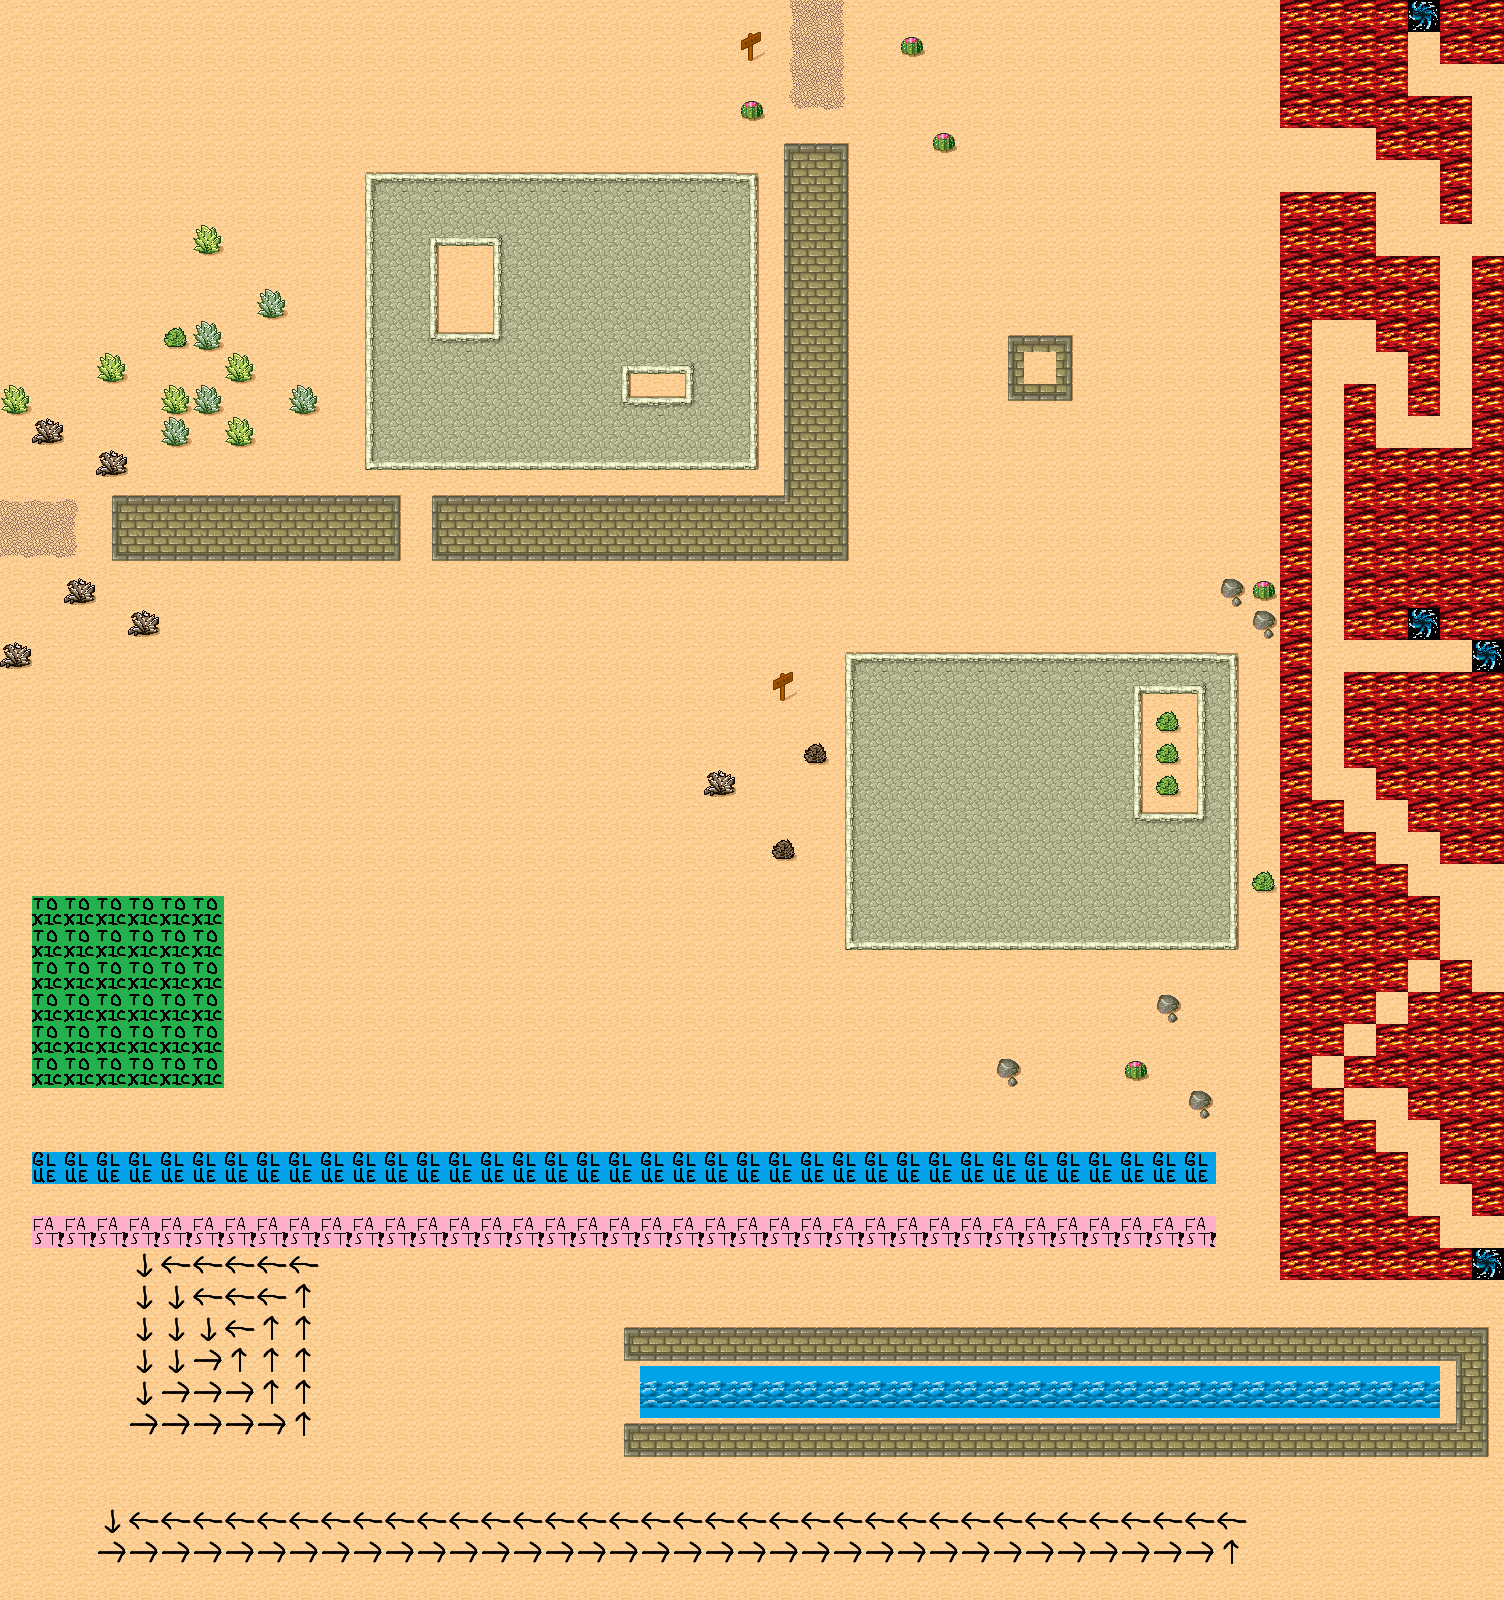

The image is a tile-based game level rendered from a .tmx file. Its description and source (layers, tilesets, objects; grid data summarised) follow:
An orthogonal 47x50 tile map with 32x32 px tiles, 2 tile layers (Ground, Affects) and 5 objects (THERE, HI).

<map version="1.0" orientation="orthogonal" renderorder="right-down" width="47" height="50" tilewidth="32" tileheight="32" nextobjectid="6">
 <tileset firstgid="1" name="Desert" tilewidth="32" tileheight="32" spacing="1" margin="1" tilecount="64" columns="8">
  <image source="tmw_desert_spacing.png" width="265" height="265" />
  <tile id="0">
   <properties>
    <property name="obstacle" value="1" />
   </properties>
  </tile>
  <tile id="1">
   <properties>
    <property name="obstacle" value="1" />
   </properties>
  </tile>
  <tile id="2">
   <properties>
    <property name="obstacle" value="1" />
   </properties>
  </tile>
  <tile id="8">
   <properties>
    <property name="obstacle" value="1" />
   </properties>
  </tile>
  <tile id="9">
   <properties>
    <property name="obstacle" value="1" />
   </properties>
  </tile>
  <tile id="10">
   <properties>
    <property name="obstacle" value="1" />
   </properties>
  </tile>
  <tile id="16">
   <properties>
    <property name="obstacle" value="1" />
   </properties>
  </tile>
  <tile id="17">
   <properties>
    <property name="obstacle" value="1" />
   </properties>
  </tile>
  <tile id="18">
   <properties>
    <property name="obstacle" value="1" />
   </properties>
  </tile>
  <tile id="19">
   <properties>
    <property name="obstacle" value="1" />
   </properties>
  </tile>
  <tile id="20">
   <properties>
    <property name="obstacle" value="1" />
   </properties>
  </tile>
  <tile id="24">
   <properties>
    <property name="obstacle" value="1" />
   </properties>
  </tile>
  <tile id="25">
   <properties>
    <property name="obstacle" value="1" />
   </properties>
  </tile>
  <tile id="26">
   <properties>
    <property name="obstacle" value="1" />
   </properties>
  </tile>
  <tile id="27">
   <properties>
    <property name="obstacle" value="1" />
   </properties>
  </tile>
  <tile id="28">
   <properties>
    <property name="obstacle" value="1" />
   </properties>
  </tile>
  <tile id="30">
   <properties>
    <property name="obstacle" value="1" />
   </properties>
  </tile>
  <tile id="31">
   <properties>
    <property name="obstacle" value="1" />
   </properties>
  </tile>
  <tile id="32">
   <properties>
    <property name="obstacle" value="1" />
   </properties>
  </tile>
  <tile id="33">
   <properties>
    <property name="obstacle" value="1" />
   </properties>
  </tile>
  <tile id="34">
   <properties>
    <property name="obstacle" value="1" />
   </properties>
  </tile>
  <tile id="35">
   <properties>
    <property name="obstacle" value="1" />
   </properties>
  </tile>
  <tile id="36">
   <properties>
    <property name="obstacle" value="1" />
   </properties>
  </tile>
  <tile id="37">
   <properties>
    <property name="obstacle" value="1" />
   </properties>
  </tile>
  <tile id="38">
   <properties>
    <property name="obstacle" value="1" />
   </properties>
  </tile>
  <tile id="39">
   <properties>
    <property name="obstacle" value="1" />
   </properties>
  </tile>
  <tile id="40">
   <properties>
    <property name="obstacle" value="1" />
   </properties>
  </tile>
  <tile id="41">
   <properties>
    <property name="obstacle" value="1" />
   </properties>
  </tile>
  <tile id="42">
   <properties>
    <property name="obstacle" value="1" />
   </properties>
  </tile>
  <tile id="43">
   <properties>
    <property name="obstacle" value="1" />
   </properties>
  </tile>
  <tile id="44">
   <properties>
    <property name="obstacle" value="1" />
   </properties>
  </tile>
  <tile id="45">
   <properties>
    <property name="obstacle" value="1" />
   </properties>
  </tile>
  <tile id="46">
   <properties>
    <property name="obstacle" value="1" />
   </properties>
  </tile>
  <tile id="47">
   <properties>
    <property name="obstacle" value="1" />
   </properties>
  </tile>
  <tile id="48">
   <properties>
    <property name="damageType" value="fire" />
    <property name="obstacle" value="1" />
    <property name="suffer" value="1" />
   </properties>
  </tile>
  <tile id="49">
   <properties>
    <property name="transferX" value="1" />
    <property name="transferY" value="1" />
   </properties>
  </tile>
  <tile id="50">
   <properties>
    <property name="damageType" value="poison" />
    <property name="suffer" value="0.5" />
   </properties>
  </tile>
  <tile id="51">
   <properties>
    <property name="speed" value="-3" />
   </properties>
  </tile>
  <tile id="52">
   <properties>
    <property name="speed" value="5" />
   </properties>
  </tile>
  <tile id="53">
   <properties>
    <property name="speed" value="-4" />
   </properties>
  </tile>
  <tile id="54">
   <properties>
    <property name="speed" value="+5" />
   </properties>
  </tile>
  <tile id="56">
   <properties>
    <property name="obstacle" value="1" />
   </properties>
  </tile>
  <tile id="58">
   <properties>
    <property name="pushX" value="4" />
   </properties>
  </tile>
  <tile id="59">
   <properties>
    <property name="pushX" value="-4" />
   </properties>
  </tile>
  <tile id="60">
   <properties>
    <property name="pushY" value="-4" />
   </properties>
  </tile>
  <tile id="61">
   <properties>
    <property name="pushY" value="4" />
   </properties>
  </tile>
  <tile id="63">
   <properties>
    <property name="obstacle" value="1" />
   </properties>
  </tile>
 </tileset>
 <layer name="Ground" width="47" height="50">
  <data>[2350 cells, 2350 non-empty, 49 distinct tile ids]</data>
 </layer>
 <objectgroup color="#1b2fa4" name="Object1">
  <object id="1" name="THERE" x="348" y="48" width="87" height="49" />
  <object id="2" x="428" y="89" width="82" height="60" />
 </objectgroup>
 <layer name="Affects" width="47" height="50">
  <data>[2350 cells, 158 non-empty, 6 distinct tile ids]</data>
 </layer>
 <objectgroup color="#2da425" name="Object2">
  <object id="3" name="HI" x="93" y="38" width="113" height="122" />
  <object id="4" x="181" y="120" />
  <object id="5" x="181" y="120" width="135" height="89" />
 </objectgroup>
</map>